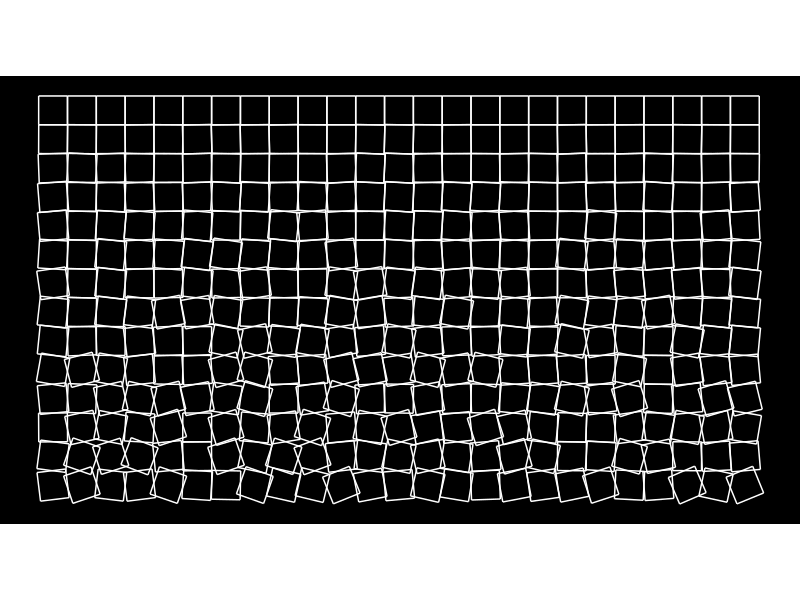
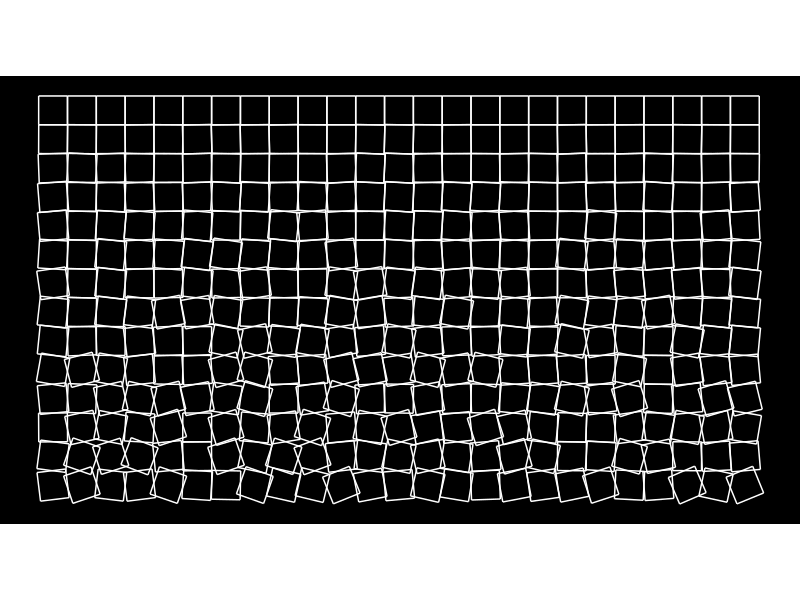
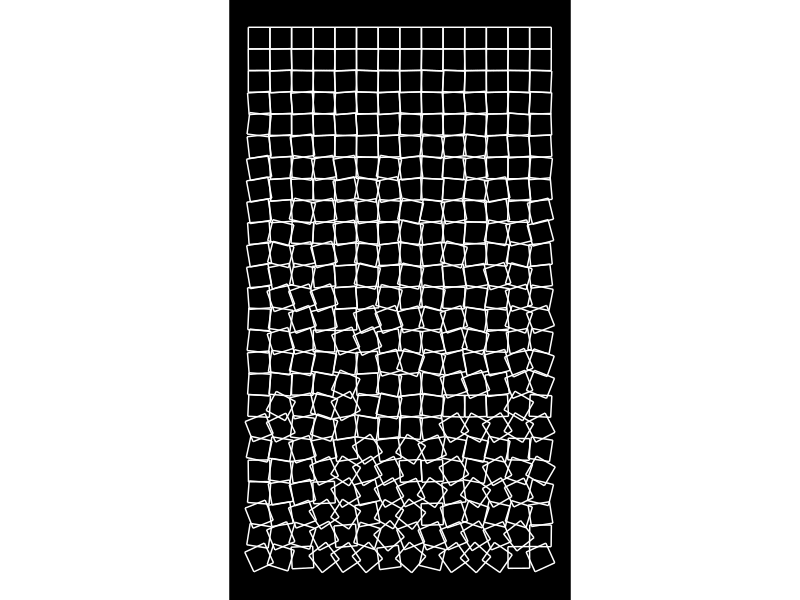

Here is the R script that generated these plots, in order:
# Author: Stuart Morrison
# Date: 28 May 2019
library(tidyverse, quietly = T)
library(magrittr, quietly = T)
library(scales, quietly = T)

"###############################################################################
#### Falling rectangles ####
###############################################################################"

################################################################################
#### Function to make segments ####
################################################################################

    segment_maker <- function(x, y, rotation) {

        rotation_matrix <- matrix(c(cos(rotation), -sin(rotation),
                                    sin(rotation), cos(rotation)),
                                  byrow = TRUE, nrow = 2)

        a <- rotation_matrix %*% matrix(c(0.5, -0.5), nrow = 2)
        b <- rotation_matrix %*% matrix(c(0.5, 0.5), nrow = 2)
        c <- rotation_matrix %*% matrix(c(-0.5, 0.5), nrow = 2)
        d <- rotation_matrix %*% matrix(c(-0.5, -0.5), nrow = 2)

        temp <- tibble(x_0 = x, y_0 = y, point = paste(x, y, sep = "-"),
                       x = c(a[1, 1], b[1, 1], c[1, 1], d[1, 1]),
                       xend = c(b[1, 1], c[1, 1], d[1, 1], a[1, 1]),
                       y = c(a[2, 1], b[2, 1], c[2, 1], d[2, 1]),
                       yend = c(b[2, 1], c[2, 1], d[2, 1], a[2, 1]))


    }

################################################################################
#### Make data ####
################################################################################

    rectangles <- tibble()
    for (xx in 1:25) {
        for (yy in 1:14) {
            temp_rotation <- runif(n = 1, min = -pi / 4 * (yy - 1) / 25,
                                   max = pi / 4 * (yy - 1) / 25)

            rectangles %<>% bind_rows(segment_maker(x = xx,
                                                    y = yy,
                                                    rotation = temp_rotation))
        }
    }

################################################################################
#### Plot ####
################################################################################

    g <- ggplot() +
            coord_fixed() +
            geom_segment(data = rectangles,
                         aes(x = x + x_0, y = -y - y_0,
                             xend = xend + x_0, yend = -yend - y_0,
                             group = point),
                         col = "#FFFFFF") +
            theme_void() +
            theme(plot.background = element_rect(fill = "#000000",
                                                 colour = NA))
    ggsave(filename = "Charts/falling_rectangles.png", plot = g,
           width = 26.7, height = 15, units = "in", bg = "#000000")

################################################################################
#### Plot ####
################################################################################

    g <- ggplot() +
            coord_fixed() +
            geom_segment(data = rectangles,
                         aes(x = x + x_0, y = -y - y_0,
                             xend = xend + x_0, yend = -yend - y_0,
                             group = point),
                         col = "#FFFFFF") +
            theme_void() +
            theme(plot.background = element_rect(fill = "#000000",
                                                 colour = NA))
    ggsave(filename = "Charts/falling_rectangles_lo_res.png", plot = g,
           width = 13.35, height = 7.5, units = "in", bg = "#000000")

################################################################################
#### Make data for vertical version ####
################################################################################

    rectangles <- tibble()
    for (xx in 1:14) {
        for (yy in 1:25) {
            temp_rotation <- runif(n = 1, min = -pi / 4 * (yy - 1) / 25,
                                   max = pi / 4 * (yy - 1) / 25)

            rectangles %<>% bind_rows(segment_maker(x = xx,
                                                    y = yy,
                                                    rotation = temp_rotation))
        }
    }

################################################################################
#### Plot ####
################################################################################

    g <- ggplot() +
        coord_fixed() +
        geom_segment(data = rectangles,
                     aes(x = x + x_0, y = -y - y_0,
                         xend = xend + x_0, yend = -yend - y_0,
                         group = point),
                     col = "#FFFFFF") +
        theme_void() +
        theme(plot.background = element_rect(fill = "#000000",
                                             colour = NA))
    ggsave(filename = "Charts/falling_rectangles vertical.png", plot = g,
           width = 15, height = 26.7, units = "in", bg = "#000000")
